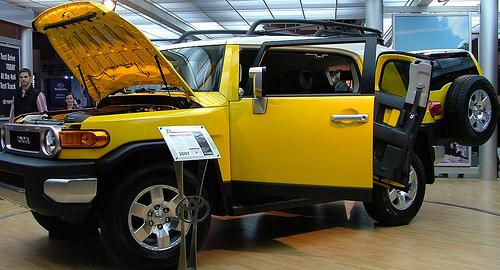
//> input picture images/teaser-original.jpg, 500 x 270 px
$ ./main   (built with g++ and OpenCV 4)
//> lines starting //> are read from the running program, lines starting //| are printed output that depends on the picture; after the words box and inside, x2 and y2 are one past the last pixel; in counts of white or black regions, pixels touching at a corner belong together
//> further down, image is the input picture: 270 rows x 500 cols, CV_8UC3; mean B, G, R 64.1, 91.3, 98
### HOGImage/HOGImage.hpp
//
//  HOGImage.hpp
//  HOGImage
//
//  Created by Zhi-Qiang Zhou on 7/4/19.
//  Copyright © 2019 Zhi-Qiang Zhou. All rights reserved.
//

#ifndef HOGImage_hpp
#define HOGImage_hpp

#include <opencv2/opencv.hpp>

using namespace std;
using namespace cv;

/**
 HOG visualization.

 @param srcImg input image, usually the window of HOG
 @param hog an instance of cv::HOGDescriptor
 @param imgScale image scale
 @param vecScale scale for lines to plot
 @param drawRect specify draw rectangles or not
 @return HOG image
 */
Mat HOGImage(Mat srcImg, HOGDescriptor &hog,
             int imgScale = 1, float vecScale = 1.0,
             bool drawRect = true);

#endif /* HOGImage_hpp */

### HOGImage/HOGImage.cpp
//
//  HOGImage.cpp
//  HOGImage
//
//  Created by Zhi-Qiang Zhou on 7/4/19.
//  Copyright © 2019 Zhi-Qiang Zhou. All rights reserved.
//
//  Ref: http://www.juergenbrauer.org/old_wiki/doku.php?id=public:hog_descriptor_computation_and_visualization

#include "HOGImage.hpp"

Mat HOGImage(Mat srcImg, HOGDescriptor &hog,
             int imgScale, float vecScale,
             bool drawRect)
{
//> called with imgScale = 3, vecScale = 2, drawRect = true
    Mat hogImg;
    resize(srcImg, hogImg, Size(srcImg.cols * imgScale, srcImg.rows * imgScale));
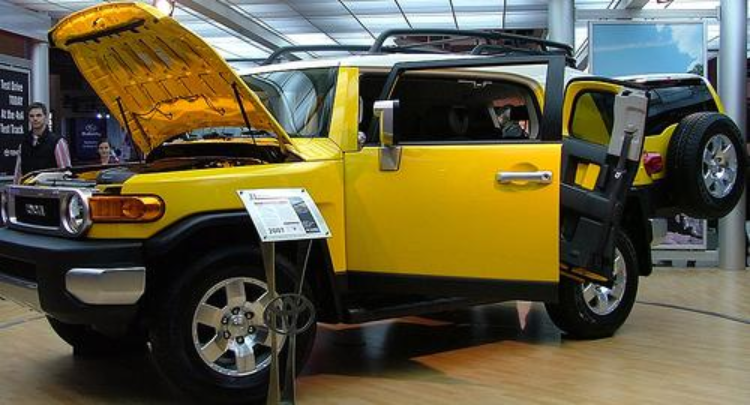
//> hogImg: 810 rows x 1500 cols, CV_8UC3 (shown at 1/2 size); mean B, G, R 64, 91.2, 98

    if (srcImg.channels() == 1) {
        cvtColor(hogImg, hogImg, COLOR_GRAY2BGR);
    } else {
        cvtColor(srcImg, srcImg, COLOR_BGR2GRAY);
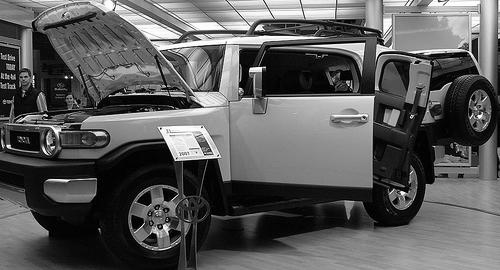
//> srcImg: 270 rows x 500 cols, CV_8UC1; min 0, max 255, mean 90.2
    }


    // compute HOG
    vector<float> descriptors;
    hog.compute(srcImg, descriptors);
//> descriptors = 45864 items

    /* Ref: Fast Calculation of Histogram of Oriented Gradient Feature
     *      by Removing Redundancy in Overlapping Block
     */
    // count in the window
    int numCellsX = hog.winSize.width / hog.cellSize.width;
//> numCellsX = 50
    int numCellsY = hog.winSize.height / hog.cellSize.height;
//> numCellsY = 27
    int numBlocksX = (hog.winSize.width - hog.blockSize.width
                      + hog.blockStride.width) / hog.blockStride.width;
//> numBlocksX = 49
    int numBlocksY = (hog.winSize.height - hog.blockSize.height
                      + hog.blockStride.height) / hog.blockStride.height;
//> numBlocksY = 26

    // count in the block
    int numCellsInBlockX = hog.blockSize.width / hog.cellSize.width;
//> numCellsInBlockX = 2
    int numCellsInBlockY = hog.blockSize.height / hog.cellSize.height;
//> numCellsInBlockY = 2

    int sizeGrads[] = {numCellsY, numCellsX, hog.nbins};
//> sizeGrads = [27, 50, 9]
    Mat gradStrengths(3, sizeGrads, CV_32F, Scalar(0));
    Mat cellUpdateCounter(numCellsY, numCellsX, CV_32S, Scalar(0));
//> cellUpdateCounter: 27 rows x 50 cols, CV_32SC1; every value is 0

    float *desPtr = &descriptors[0];
    for (int bx = 0; bx < numBlocksX; bx++) {
        for (int by = 0; by < numBlocksY; by++) {
            for (int cx = 0; cx < numCellsInBlockX; cx++) {
                for (int cy = 0; cy < numCellsInBlockY; cy++) {
                    int cellX = bx + cx;
                    int cellY = by + cy;
                    int *cntPtr = &cellUpdateCounter.at<int>(cellY, cellX);
                    float *gradPtr = &gradStrengths.at<float>(cellY, cellX, 0);
                    (*cntPtr)++;
                    for (int bin = 0; bin < hog.nbins; bin++) {
                        float *ptr = gradPtr + bin;
                        *ptr = (*ptr * (*cntPtr - 1) + *(desPtr++)) / (*cntPtr);
                    }
                }
            }
        }
    }
//> this loop made 49 passes

    const float PI = 3.1415927;
    const float radRangePerBin = PI / hog.nbins;
//> radRangePerBin = 0.349
    const float maxVecLen = min(hog.cellSize.width,
                                hog.cellSize.height) / 2  * vecScale;
//> maxVecLen = 10

    for (int cellX = 0; cellX < numCellsX; cellX++) {
        for (int cellY = 0; cellY < numCellsY; cellY++) {
            Point2f ptTopLeft = Point2f(cellX * hog.cellSize.width,
                                        cellY * hog.cellSize.height);
            Point2f ptCenter = ptTopLeft + Point2f(hog.cellSize) / 2;
            Point2f ptBottomRight = ptTopLeft + Point2f(hog.cellSize);

            if (drawRect) {
                rectangle(hogImg,
                          ptTopLeft * imgScale,
                          ptBottomRight * imgScale,
                          CV_RGB(100, 100, 100),
                          1);
            }

            for (int bin = 0; bin < hog.nbins; bin++) {
                float gradStrength = gradStrengths.at<float>(cellY, cellX, bin);
                // no line to draw?
                if (gradStrength == 0)
                    continue;

                // draw the perpendicular line of the gradient
                float angle = bin * radRangePerBin + radRangePerBin / 2;
                float scale = gradStrength * maxVecLen;
                Point2f direction = Point2f(sin(angle), -cos(angle));
                line(hogImg,
                     (ptCenter - direction * scale) * imgScale,
                     (ptCenter + direction * scale) * imgScale,
                     CV_RGB(50, 50, 255),
                     1);
            }
        }
    }
//> this loop made 50 passes
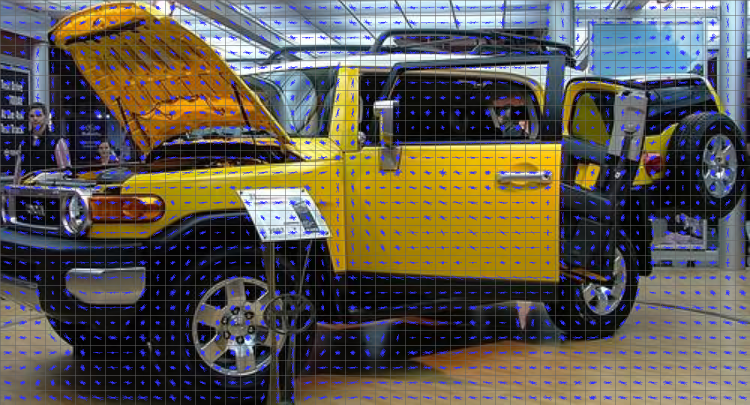
//> hogImg: 810 rows x 1500 cols, CV_8UC3 (shown at 1/2 size); 12.55% of pixels changed, all inside (x1, y1, x2, y2) = (0, 0, 1500, 810)
    return hogImg;
}

### HOGImage/main.cpp
//
//  main.cpp
//  HOGImage
//
//  Created by Zhi-Qiang Zhou on 7/4/19.
//  Copyright © 2019 Zhi-Qiang Zhou. All rights reserved.
//

#include "HOGImage.hpp"

int main(int argc, const char * argv[]) {
    Mat image = imread("images/teaser-original.jpg");
    HOGDescriptor hogDesc(image.size(),
                          Size(20, 20),
                          Size(10, 10),
                          Size(10, 10),
                          9);

    Mat hogImg = HOGImage(image, hogDesc, 3, 2);

    string name = "HOG Image window";
    namedWindow(name);
    imshow(name, hogImg);
    waitKey();
    imwrite("hogImg.jpg", hogImg);
}
